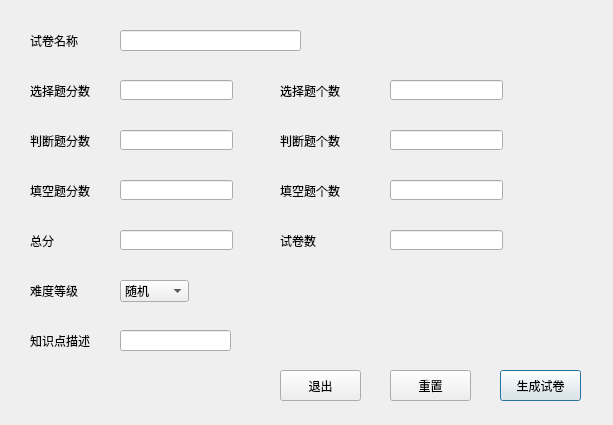
<?xml version="1.0" encoding="UTF-8"?>
<ui version="4.0">
 <class>PaperMake</class>
 <widget class="QDialog" name="PaperMake">
  <property name="geometry">
   <rect>
    <x>0</x>
    <y>0</y>
    <width>613</width>
    <height>425</height>
   </rect>
  </property>
  <property name="windowTitle">
   <string>组卷操作</string>
  </property>
  <widget class="QPushButton" name="pushButton">
   <property name="geometry">
    <rect>
     <x>500</x>
     <y>370</y>
     <width>81</width>
     <height>31</height>
    </rect>
   </property>
   <property name="text">
    <string>生成试卷</string>
   </property>
  </widget>
  <widget class="QComboBox" name="comboBox">
   <property name="geometry">
    <rect>
     <x>120</x>
     <y>280</y>
     <width>69</width>
     <height>22</height>
    </rect>
   </property>
   <item>
    <property name="text">
     <string>随机</string>
    </property>
   </item>
   <item>
    <property name="text">
     <string>等级一</string>
    </property>
   </item>
   <item>
    <property name="text">
     <string>等级二</string>
    </property>
   </item>
   <item>
    <property name="text">
     <string>等级三</string>
    </property>
   </item>
   <item>
    <property name="text">
     <string>等级四</string>
    </property>
   </item>
   <item>
    <property name="text">
     <string>等级五</string>
    </property>
   </item>
  </widget>
  <widget class="QLabel" name="label">
   <property name="geometry">
    <rect>
     <x>30</x>
     <y>280</y>
     <width>81</width>
     <height>21</height>
    </rect>
   </property>
   <property name="text">
    <string>难度等级</string>
   </property>
  </widget>
  <widget class="QLabel" name="label_2">
   <property name="geometry">
    <rect>
     <x>30</x>
     <y>80</y>
     <width>71</width>
     <height>21</height>
    </rect>
   </property>
   <property name="text">
    <string>选择题分数</string>
   </property>
  </widget>
  <widget class="QLineEdit" name="lineEdit">
   <property name="geometry">
    <rect>
     <x>120</x>
     <y>80</y>
     <width>113</width>
     <height>20</height>
    </rect>
   </property>
  </widget>
  <widget class="QLabel" name="label_3">
   <property name="geometry">
    <rect>
     <x>280</x>
     <y>80</y>
     <width>61</width>
     <height>21</height>
    </rect>
   </property>
   <property name="text">
    <string>选择题个数</string>
   </property>
  </widget>
  <widget class="QLineEdit" name="lineEdit_2">
   <property name="geometry">
    <rect>
     <x>390</x>
     <y>80</y>
     <width>113</width>
     <height>20</height>
    </rect>
   </property>
  </widget>
  <widget class="QLineEdit" name="lineEdit_3">
   <property name="geometry">
    <rect>
     <x>120</x>
     <y>130</y>
     <width>113</width>
     <height>20</height>
    </rect>
   </property>
  </widget>
  <widget class="QLabel" name="label_4">
   <property name="geometry">
    <rect>
     <x>30</x>
     <y>130</y>
     <width>71</width>
     <height>21</height>
    </rect>
   </property>
   <property name="text">
    <string>判断题分数</string>
   </property>
  </widget>
  <widget class="QLabel" name="label_5">
   <property name="geometry">
    <rect>
     <x>280</x>
     <y>130</y>
     <width>61</width>
     <height>21</height>
    </rect>
   </property>
   <property name="text">
    <string>判断题个数</string>
   </property>
  </widget>
  <widget class="QLineEdit" name="lineEdit_4">
   <property name="geometry">
    <rect>
     <x>390</x>
     <y>130</y>
     <width>113</width>
     <height>20</height>
    </rect>
   </property>
  </widget>
  <widget class="QLineEdit" name="lineEdit_5">
   <property name="geometry">
    <rect>
     <x>120</x>
     <y>180</y>
     <width>113</width>
     <height>20</height>
    </rect>
   </property>
  </widget>
  <widget class="QLabel" name="label_6">
   <property name="geometry">
    <rect>
     <x>30</x>
     <y>180</y>
     <width>71</width>
     <height>21</height>
    </rect>
   </property>
   <property name="text">
    <string>填空题分数</string>
   </property>
  </widget>
  <widget class="QLabel" name="label_7">
   <property name="geometry">
    <rect>
     <x>280</x>
     <y>180</y>
     <width>71</width>
     <height>21</height>
    </rect>
   </property>
   <property name="text">
    <string>填空题个数</string>
   </property>
  </widget>
  <widget class="QLineEdit" name="lineEdit_6">
   <property name="geometry">
    <rect>
     <x>390</x>
     <y>180</y>
     <width>113</width>
     <height>20</height>
    </rect>
   </property>
  </widget>
  <widget class="QLabel" name="label_8">
   <property name="geometry">
    <rect>
     <x>30</x>
     <y>330</y>
     <width>61</width>
     <height>21</height>
    </rect>
   </property>
   <property name="text">
    <string>知识点描述</string>
   </property>
  </widget>
  <widget class="QLineEdit" name="lineEdit_7">
   <property name="geometry">
    <rect>
     <x>120</x>
     <y>230</y>
     <width>113</width>
     <height>20</height>
    </rect>
   </property>
  </widget>
  <widget class="QLineEdit" name="lineEdit_8">
   <property name="geometry">
    <rect>
     <x>120</x>
     <y>330</y>
     <width>111</width>
     <height>21</height>
    </rect>
   </property>
  </widget>
  <widget class="QLabel" name="label_9">
   <property name="geometry">
    <rect>
     <x>30</x>
     <y>30</y>
     <width>71</width>
     <height>21</height>
    </rect>
   </property>
   <property name="text">
    <string>试卷名称</string>
   </property>
  </widget>
  <widget class="QLabel" name="label_10">
   <property name="geometry">
    <rect>
     <x>30</x>
     <y>230</y>
     <width>61</width>
     <height>21</height>
    </rect>
   </property>
   <property name="text">
    <string>总分</string>
   </property>
  </widget>
  <widget class="QLineEdit" name="lineEdit_9">
   <property name="geometry">
    <rect>
     <x>120</x>
     <y>30</y>
     <width>181</width>
     <height>21</height>
    </rect>
   </property>
  </widget>
  <widget class="QPushButton" name="pushButton_2">
   <property name="geometry">
    <rect>
     <x>390</x>
     <y>370</y>
     <width>81</width>
     <height>31</height>
    </rect>
   </property>
   <property name="text">
    <string>重置</string>
   </property>
  </widget>
  <widget class="QPushButton" name="pushButton_3">
   <property name="geometry">
    <rect>
     <x>280</x>
     <y>370</y>
     <width>81</width>
     <height>31</height>
    </rect>
   </property>
   <property name="text">
    <string>退出</string>
   </property>
  </widget>
  <widget class="QLabel" name="label_11">
   <property name="geometry">
    <rect>
     <x>280</x>
     <y>230</y>
     <width>61</width>
     <height>21</height>
    </rect>
   </property>
   <property name="text">
    <string>试卷数</string>
   </property>
  </widget>
  <widget class="QLineEdit" name="lineEdit_10">
   <property name="geometry">
    <rect>
     <x>390</x>
     <y>230</y>
     <width>113</width>
     <height>20</height>
    </rect>
   </property>
  </widget>
 </widget>
 <resources/>
 <connections/>
</ui>
